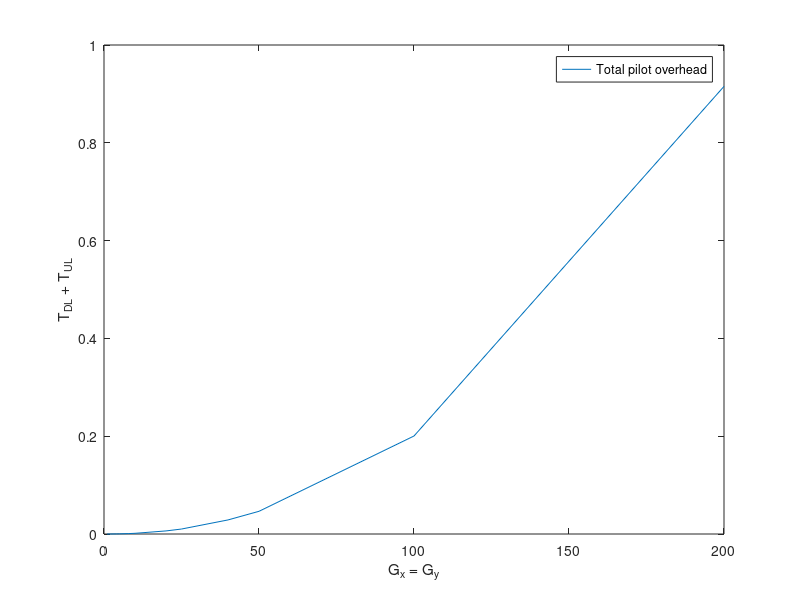
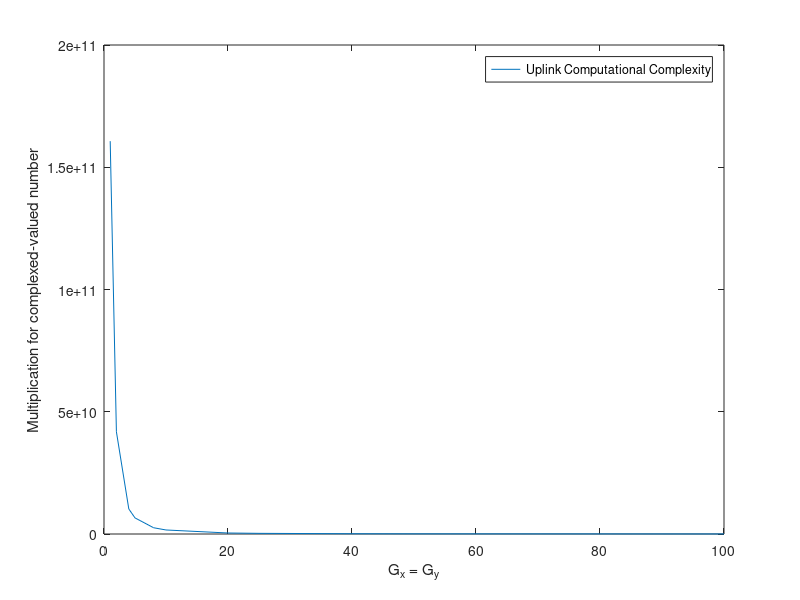

MATLAB code to generate these figures, in order:
clear all;close all;clc;
%% Total pilot overhead
Gx_y = [1 2 4 5 8 10 20 25 40 50 100 200]; % x-axis for both the azimuthal and elevation groupings 
load Time_F10.mat; % downlink time and uplink time data from training file
figure;
plot(Gx_y,T); % (downlink time and uplink time) vs. groupings
xlabel('G_x = G_y');
ylabel('T_D_L + T_U_L');
legend('Total pilot overhead');

%% Uplink computational complexity
gx_y = [1 2 4 5 8 10 20 25 40 50 100]; % x-axis for both the azimuthal and elevation groupings 
load N_complexed_valued_multiplication_F10.mat; % multiplication for complexed-valued number data
figure;
plot(gx_y,N_cm); % (downlink time and uplink time) vs. computational complexity
xlabel('G_x = G_y');
ylabel('Multiplication for complexed-valued number');
legend('Uplink Computational Complexity');
